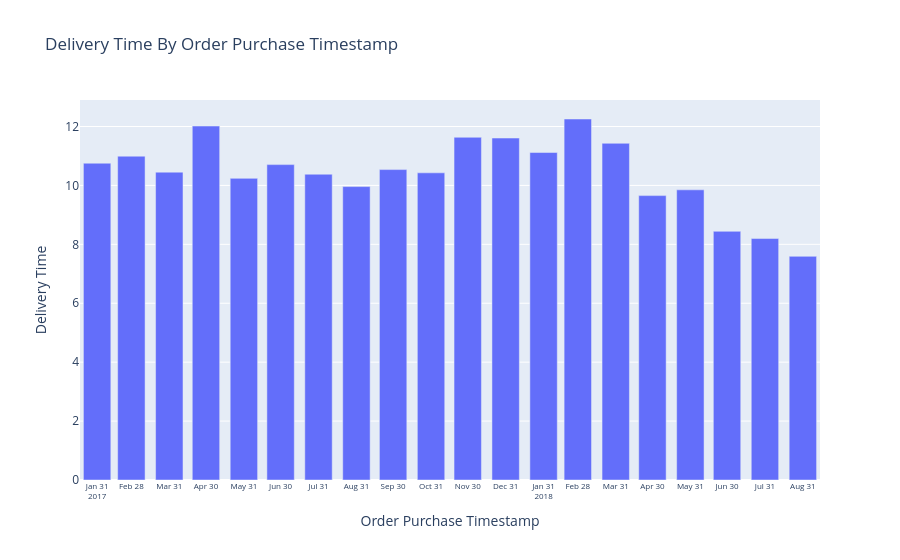

Here is the notebook cell this chart was saved with:
### Code cell
import plotly.express as px

fig = px.bar(
    x=orders_date.index,
    y=orders_date["delivery_time_days"],
    title="Delivery Time By Order Purchase Timestamp",
    labels={
        "x": "Order Purchase Timestamp",
        "y": "Delivery Time"
    }
)

fig.update_layout(
    xaxis = {
        "showticklabels": True,
        "tick0": "2017-01-31",
        "dtick": "M1",
        "tickfont": {
            "size": 8
        }
    }
)

fig.show()

### Figure 1 — Plotly figure (JSON) as saved in the notebook; plotly's stock layout.template omitted (floating-point values rounded to 4 significant figures)
{"data": [{"alignmentgroup": "True", "hovertemplate": "Order Purchase Timestamp=%{x}<br>Delivery Time=%{y}<extra></extra>", "legendgroup": "", "marker": {"color": "#636efa", "pattern": {"shape": ""}}, "name": "", "offsetgroup": "", "orientation": "v", "showlegend": false, "textposition": "auto", "type": "bar", "x": ["2017-01-31T00:00:00", "2017-02-28T00:00:00", "2017-03-31T00:00:00", "2017-04-30T00:00:00", "2017-05-31T00:00:00", "2017-06-30T00:00:00", "2017-07-31T00:00:00", "2017-08-31T00:00:00", "2017-09-30T00:00:00", "2017-10-31T00:00:00", "2017-11-30T00:00:00", "2017-12-31T00:00:00", "2018-01-31T00:00:00", "2018-02-28T00:00:00", "2018-03-31T00:00:00", "2018-04-30T00:00:00", "2018-05-31T00:00:00", "2018-06-30T00:00:00", "2018-07-31T00:00:00", "2018-08-31T00:00:00"], "xaxis": "x", "y": [10.75, 10.99, 10.45, 12.02, 10.24, 10.71, 10.38, 9.96, 10.54, 10.43, 11.63, 11.61, 11.12, 12.25, 11.43, 9.654, 9.85, 8.442, 8.196, 7.592], "yaxis": "y"}], "layout": {"barmode": "relative", "legend": {"tracegroupgap": 0}, "title": {"text": "Delivery Time By Order Purchase Timestamp"}, "xaxis": {"anchor": "y", "domain": [0, 1], "dtick": "M1", "showticklabels": true, "tick0": "2017-01-31", "tickfont": {"size": 8}, "title": {"text": "Order Purchase Timestamp"}}, "yaxis": {"anchor": "x", "domain": [0, 1], "title": {"text": "Delivery Time"}}}}
